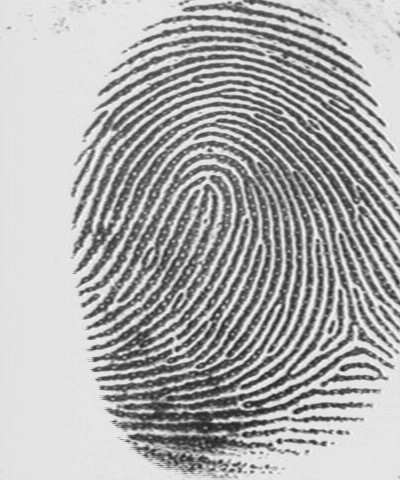
#> input picture Lab8/Fingerprint.tif, 400 x 480 px, found by its file name
$ python LABD.py   (older library calls are emulated)
#> lines starting #> are read from the running program, lines starting #| are printed output that depends on the picture; after the words box and inside, x2 and y2 are one past the last pixel; in counts of white or black regions, pixels touching at a corner belong together

import matplotlib.pyplot as plt
from skimage import io,filters ,morphology
import numpy as np
from scipy.signal import convolve2d
import cv2 ,math
import skimage


def cross_number(image):
    w=image.shape[0]+2
    h=image.shape[1]+2
    print(w,h)
    CN_image=np.zeros((w,h))
    im=np.zeros((w,h))
    im[1:w-1,1:h-1]=image
    P2=[]
    for i in range(1,image.shape[0]+1):
        for j in range(1,image.shape[1]+1):
            if im[i,j]==1:
                P=np.zeros((9))
                P[0]= P[8]= im[i,j+1]
                P[1]= im[i-1,j+1]
                P[2]= im[i-1,j]
                P[3]= im[i-1,j-1]
                P[4]= im[i,j-1]
                P[5]= im[i+1,j-1]
                P[6]= im[i+1,j]
                P[7]= im[i+1,j+1]
                sum=0
                for k in range(0,8):
                    sum+=abs(P[k]-P[k+1])
                CN_image[i,j]=0.5*sum

    CN_image=CN_image[1:w-1,1:h-1]
    return CN_image,P2


fingerprint= io.imread("C:\\Users\\User\\Desktop\\資料科學概論lab\\Lab8\\Fingerprint.tif")
#> fingerprint is the input picture: shape (480, 400); min 27, max 251, mean 173.6
fingerprint_normalize= ((fingerprint-fingerprint.min())*255/(fingerprint.max()-fingerprint.min()))*255
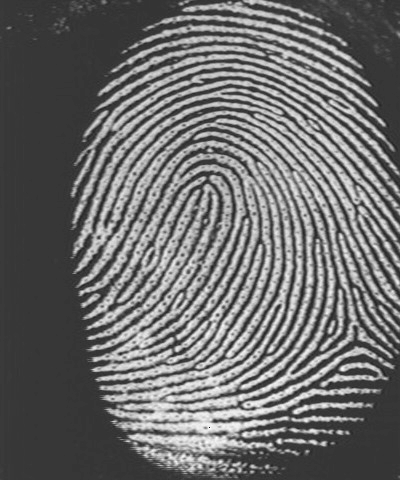
#> fingerprint_normalize: shape (480, 400) float64; min 0, max 290.3, mean 124.5; drawn with min black and max white


laplace_filter=np.array([[0,1,0],[1,-4,1],[0,1,0]])
laplace=convolve2d(fingerprint_normalize,laplace_filter)
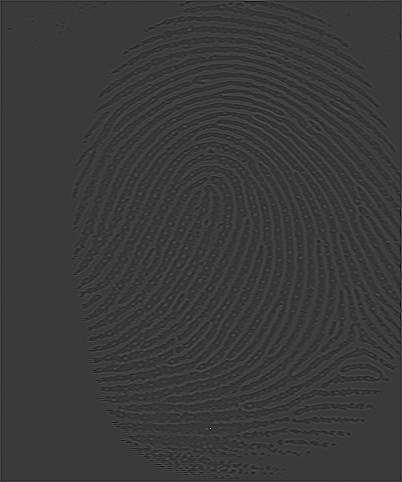
#> laplace: shape (482, 402) float64; min -332.4, max 1124.7, mean 0; drawn with min black and max white
fingerprint_normalize=fingerprint_normalize-laplace[1:481,1:401]
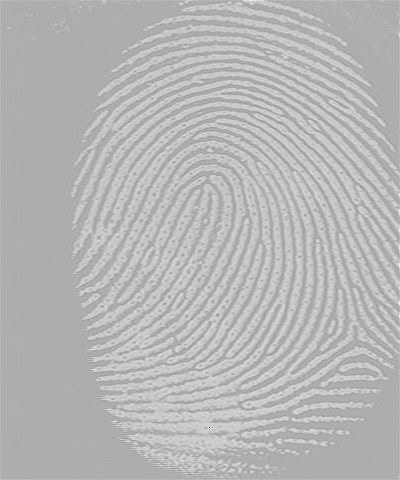
#> fingerprint_normalize: shape (480, 400) float64; min -1124.7, max 618.1, mean 125.2; drawn with min black and max white
kernel = cv2.getGaborKernel((15, 15), 5, 1, 10, 0.5, 0, cv2.CV_32F)
kernel /= math.sqrt((kernel * kernel).sum())
fingerprint_normalize== cv2.filter2D(fingerprint_normalize, -1, kernel)
plt.imshow(fingerprint_normalize,cmap='gray')
plt.show()

otsu_thresh= filters.threshold_otsu(fingerprint_normalize)
#> otsu_thresh = 145
otsu_local= fingerprint_normalize>otsu_thresh
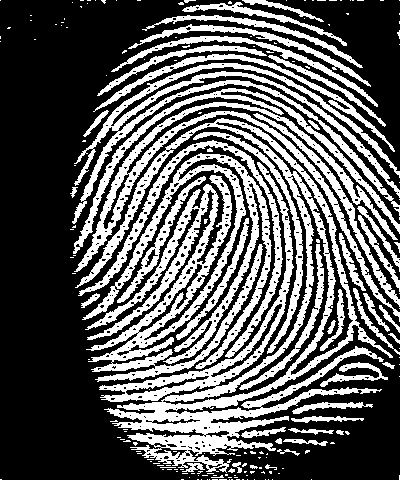
#> otsu_local: shape (480, 400) bool; 36.5% white; 199 white regions (150 under 20 px), largest, box (x1, y1, x2, y2) and area: (75, 118, 393, 473) 18399, (82, 153, 272, 382) 14678, (72, 63, 400, 224) 6207
plt.imshow(otsu_local,cmap='gray')
plt.show()
#
otsu_local= morphology.remove_small_holes(otsu_local,30)
#> otsu_local: shape (480, 400) bool; 37.7% white; 199 white regions (150 under 20 px), largest, box (x1, y1, x2, y2) and area: (75, 118, 393, 473) 19025, (82, 153, 272, 382) 15537, (72, 63, 400, 224) 6281
plt.imshow(otsu_local,cmap='gray')
plt.show()
otsu_local= morphology.dilation(otsu_local,morphology.square(2))
#> otsu_local: shape (480, 400) bool; 47.2% white; 96 white regions (72 under 20 px), largest, box (x1, y1, x2, y2) and area: (69, 23, 400, 480) 82841, (181, 0, 347, 46) 1494, (141, 14, 363, 68) 1388
plt.imshow(otsu_local,cmap='gray')
plt.show()
otsu_local= morphology.erosion(otsu_local,morphology.square(2))
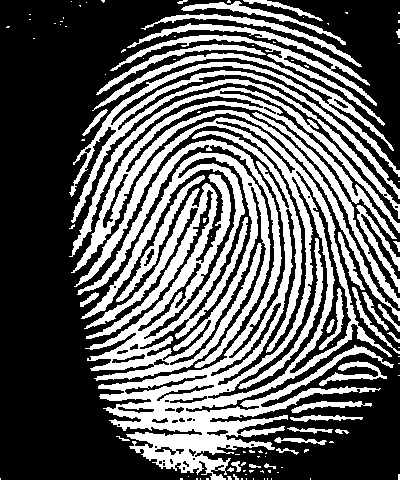
#> otsu_local: shape (480, 400) bool; 38.2% white; 110 white regions (73 under 20 px), largest, box (x1, y1, x2, y2) and area: (74, 117, 394, 480) 24976, (81, 152, 271, 381) 16583, (69, 87, 400, 321) 8781
fingerprint2=otsu_local
plt.imshow(fingerprint2,cmap='gray')
plt.show()


fingerprint2= morphology.skeletonize(fingerprint2)
#> fingerprint2: shape (480, 400) bool; 6.5% white in thin lines or dots
cn_image,p2=cross_number(fingerprint2)
#| 482 402
#> in cross_number, `im[1:w-1,1:h-1]=image`: im: shape (482, 402) float64; values 0 (black) and 1 (white), 6.4% white in thin lines or dots
#> in cross_number, `CN_image=CN_image[1:w-1,1:h-1]`:
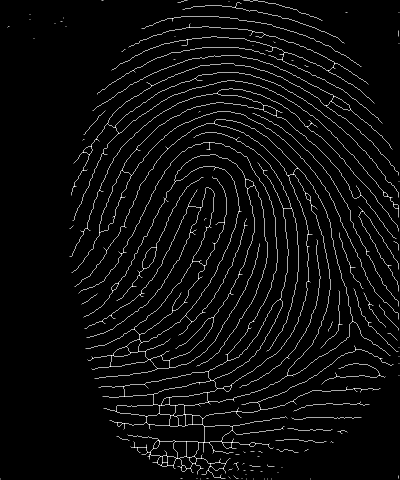
#> CN_image: shape (480, 400) float64; min 0, max 3, mean 0.129; drawn with min black and max white
#> p2 = []
fingerprint= skimage.color.gray2rgb(fingerprint)


for i in range (90,370):
    for j in range(100,380):
        if cn_image[i,j]==1:
            rr,cc=skimage.draw.circle_perimeter(i,j,10,method='bresenham',shape=None)
            fingerprint[rr,cc,2]=0
            fingerprint[rr,cc,1]=255
            fingerprint[rr,cc,0]=0
        if cn_image[i,j]==3:
            rr,cc=skimage.draw.circle_perimeter(i,j,10,method='bresenham',shape=None)
            fingerprint[rr,cc,2]=0
            fingerprint[rr,cc,1]=0
            fingerprint[rr,cc,0]=255
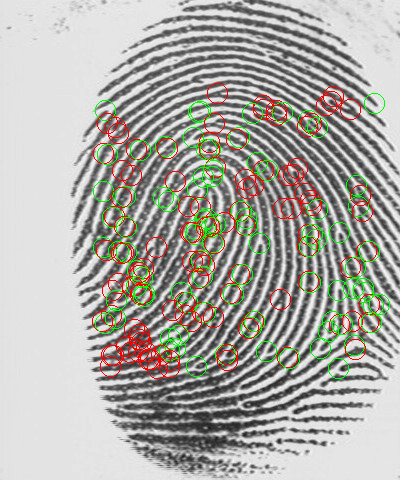
#> fingerprint: shape (480, 400, 3); 5.31% of pixels changed, all inside (x1, y1, x2, y2) = (92, 83, 390, 379)

#print(count)
plt.subplot(1,2,1)
plt.imshow(fingerprint2,cmap='gray')
plt.subplot(1,2,2)
plt.imshow(fingerprint)
plt.show()
